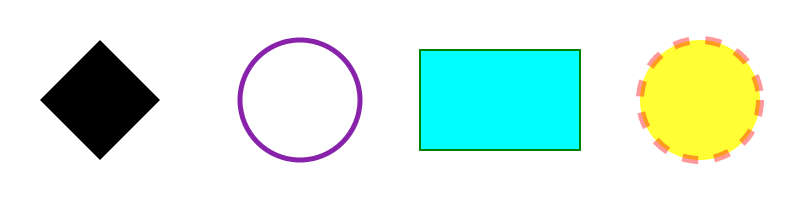

This chart was generated by the following Python code:
from cp_import import cairopath

canvas = cairopath.Canvas(800, 200, 0xffffff)
canvas.path().m(100,40).l(60,60).l(-60,60).l(-60,-60).z().fill(0x000000)
canvas.circle(60, 300, 100).stroke('#82a', width=5)
canvas.rect(160, 100, 500, 100, center=1).fill((0, 1.0, 1.0), keep=True).stroke([0,128,0])
canvas.circle(60, 700, 100).fill(0xffff00, opacity=0.8, keep=True).stroke(0xff0000, width=8, opacity=0.4, dash=16)

canvas.png('cairopath2.png')
